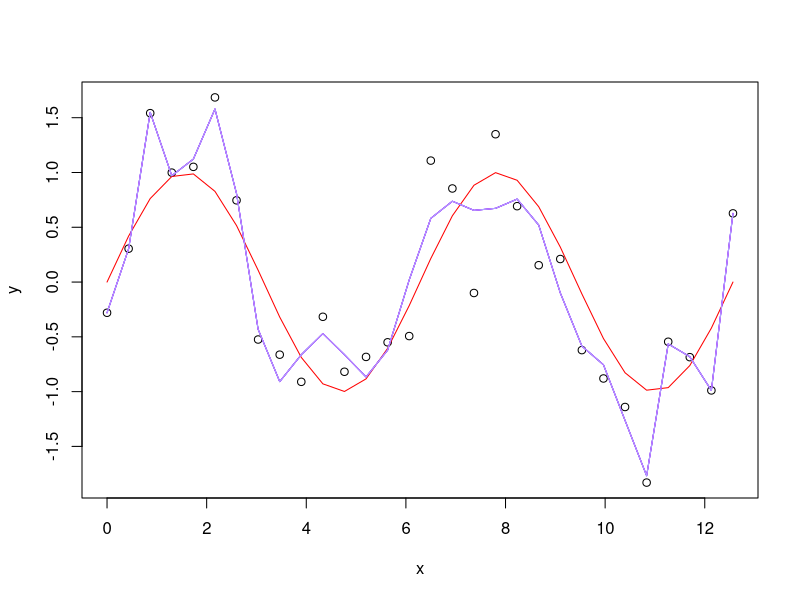

This chart was generated by the following R code:

set.seed(123)

n <- 30
sigma <- 0.5

x <- seq(from = 0, to = 4*pi, length = n)   # x
y <- sin(x) + rnorm(n, sd = sigma)          # y = f(x) + eps

plot(y ~ x)                                         # y ~ x
lines(sin(x) ~ x, col = "red")                      # f(x) ~ x  

deg <- 20    # try: 5, 4, 8, 20   (complexity of the model)
dpoly_xy <- data.frame(poly(x,deg), y)      # expand x poly
md <- lm(y ~ ., dpoly_xy)                   # f^ 

lines(predict(md, dpoly_xy) ~ x, col = "blue")         # f^(x) ~ x
lines(predict(md, dpoly_xy) ~ x, col = "#5555ff")      # f^(x) ~ x
lines(predict(md, dpoly_xy) ~ x, col = "magenta")      # f^(x) ~ x
lines(predict(md, dpoly_xy) ~ x, col = "#aaaaff")      # f^(x) ~ x
